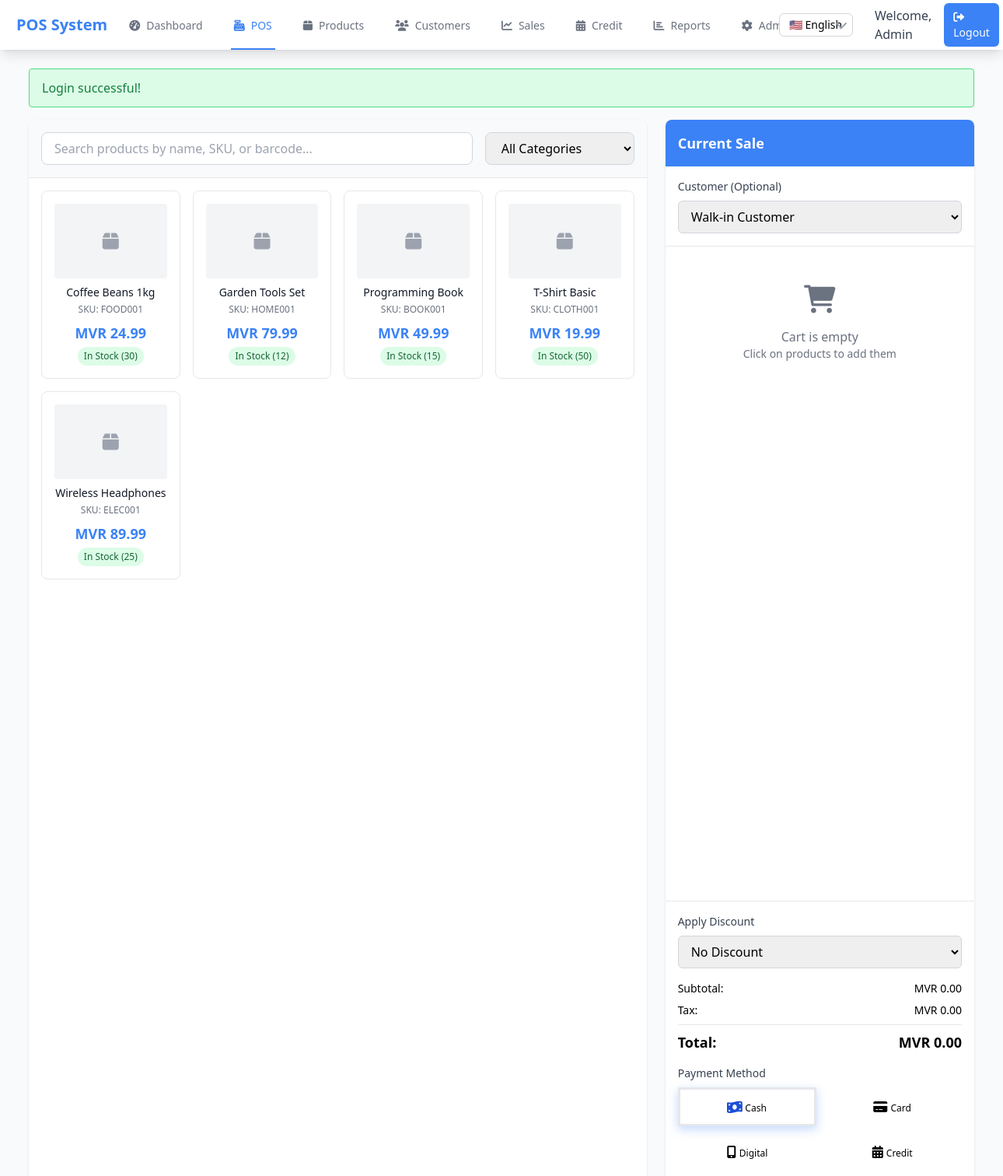
The app's page /pos.php (signed in) with its own data.
### tables this page shows
CREATE TABLE IF NOT EXISTS system_settings (
    id INT PRIMARY KEY AUTO_INCREMENT,
    setting_key VARCHAR(50) UNIQUE NOT NULL,
    setting_value TEXT,
    setting_type ENUM('text', 'image', 'number', 'boolean') DEFAULT 'text',
    description TEXT,
    created_at TIMESTAMP DEFAULT CURRENT_TIMESTAMP,
    updated_at TIMESTAMP DEFAULT CURRENT_TIMESTAMP ON UPDATE CURRENT_TIMESTAMP
);

CREATE TABLE products (
    id INT PRIMARY KEY AUTO_INCREMENT,
    name VARCHAR(200) NOT NULL,
    description TEXT,
    sku VARCHAR(100) UNIQUE NOT NULL,
    barcode VARCHAR(100) UNIQUE,
    category_id INT,
    cost_price DECIMAL(10,2) NOT NULL,
    selling_price DECIMAL(10,2) NOT NULL,
    stock_quantity INT DEFAULT 0,
    min_stock_level INT DEFAULT 5,
    tax_rate DECIMAL(5,2) DEFAULT 0.00,
    image VARCHAR(255),
    status ENUM('active', 'inactive') DEFAULT 'active',
    created_at TIMESTAMP DEFAULT CURRENT_TIMESTAMP,
    updated_at TIMESTAMP DEFAULT CURRENT_TIMESTAMP ON UPDATE CURRENT_TIMESTAMP,
    FOREIGN KEY (category_id) REFERENCES categories(id) ON DELETE SET NULL
);

### includes/language.php (called while the page is built, shortened)
<?php
function getCurrentLanguage() {
    return $_SESSION['language'] ?? 'en';
}
function isRTL() {
    return getCurrentLanguage() === 'dv';
}
function t($key, $default = null) {
    global $translations;
    $language = getCurrentLanguage();
    if (isset($translations[$language][$key])) {
        return $translations[$language][$key];
    }
    return $default ?? $key;
}
?>

### pos.php (the view, shortened to what this page needs)
<?php
require_once 'includes/functions.php';
$db = getDB();
$stmt = $db->prepare("
    SELECT p.*, c.name as category_name
    FROM products p
    LEFT JOIN categories c ON p.category_id = c.id
    WHERE p.status = 'active'
    ORDER BY p.name
");
$stmt->execute();
$products = $stmt->fetchAll(PDO::FETCH_ASSOC);
?>
<div class="flex flex-col lg:flex-row gap-6 h-screen <?php echo isRTL() ? 'lg:flex-row-reverse' : ''; ?>">
    <div class="lg:w-2/3 bg-white rounded-lg shadow overflow-hidden">
        <div class="bg-gray-50 p-4 border-b">
            <div class="flex flex-col sm:flex-row gap-4 <?php echo isRTL() ? 'sm:flex-row-reverse' : ''; ?>">
                <div class="flex-1">
                    <input type="text"
                           id="product-search"
                           placeholder="<?php echo t('search_products'); ?>"
                           class="w-full px-4 py-2 border border-gray-300 rounded-lg focus:ring-2 focus:ring-primary focus:border-transparent <?php echo isRTL() ? 'text-right' : ''; ?>">
                </div>
                <div class="sm:w-48">
                    <select id="category-filter" class="w-full px-4 py-2 border border-gray-300 rounded-lg focus:ring-2 focus:ring-primary focus:border-transparent <?php echo isRTL() ? 'text-right' : ''; ?>">
                        <option value=""><?php echo t('all_categories'); ?></option>
                    </select>
                </div>
            </div>
        </div>
        <div class="p-4 overflow-y-auto" style="height: calc(100vh - 200px);">
            <div id="products-grid" class="grid grid-cols-2 sm:grid-cols-3 lg:grid-cols-4 gap-4">
                <?php foreach ($products as $product): ?>
                    <div class="product-card bg-white border border-gray-200 rounded-lg p-4 hover:shadow-md transition-shadow cursor-pointer"
                         data-product='<?php echo json_encode($product); ?>'
                         data-category="<?php echo $product['category_id']; ?>"
                         data-name="<?php echo strtolower($product['name']); ?>"
                         data-sku="<?php echo strtolower($product['sku']); ?>"
                         data-barcode="<?php echo strtolower($product['barcode'] ?? ''); ?>">
                        <div class="text-center">
                            <?php if ($product['image']): ?>
                                <img src="uploads/products/<?php echo htmlspecialchars($product['image']); ?>"
                                     alt="<?php echo htmlspecialchars($product['name']); ?>"
                                     class="w-full h-24 object-cover rounded mb-2">
                            <?php else: ?>
                                <div class="w-full h-24 bg-gray-100 rounded mb-2 flex items-center justify-center">
                                    <i class="fas fa-box text-gray-400 text-2xl"></i>
                                </div>
                            <?php endif; ?>
                              <h3 class="font-medium text-sm text-gray-900 mb-1 line-clamp-2 <?php echo isRTL() ? 'text-right' : ''; ?>"><?php echo htmlspecialchars($product['name']); ?></h3>
                            <p class="text-xs text-gray-500 mb-2 <?php echo isRTL() ? 'text-right' : ''; ?>"><?php echo t('sku'); ?>: <?php echo htmlspecialchars($product['sku']); ?></p>
                            <p class="text-lg font-bold text-primary"><?php echo formatCurrency($product['selling_price']); ?></p>
                            <?php if ($product['stock_quantity'] <= 0): ?>
                                <span class="inline-block bg-red-100 text-red-800 text-xs px-2 py-1 rounded-full mt-1"><?php echo t('out_of_stock'); ?></span>
                            <?php elseif ($product['stock_quantity'] <= $product['min_stock_level']): ?>
                                <span class="inline-block bg-yellow-100 text-yellow-800 text-xs px-2 py-1 rounded-full mt-1"><?php echo t('low_stock'); ?> (<?php echo $product['stock_quantity']; ?>)</span>
                            <?php else: ?>
                                <span class="inline-block bg-green-100 text-green-800 text-xs px-2 py-1 rounded-full mt-1"><?php echo t('in_stock'); ?> (<?php echo $product['stock_quantity']; ?>)</span>
                            <?php endif; ?>
                        </div>
                    </div>
                <?php endforeach; ?>
            </div>
        </div>
    </div>
    <div class="lg:w-1/3 bg-white rounded-lg shadow flex flex-col">
        <div class="bg-primary text-white p-4 rounded-t-lg <?php echo isRTL() ? 'text-right' : ''; ?>">
            <h2 class="text-lg font-semibold"><?php echo t('current_sale'); ?></h2>
        </div>
        <div class="p-4 border-b">
            <label class="block text-sm font-medium text-gray-700 mb-2 <?php echo isRTL() ? 'text-right' : ''; ?>"><?php echo t('customer_optional'); ?></label>
            <select id="customer-select" class="w-full px-3 py-2 border border-gray-300 rounded-md focus:ring-2 focus:ring-primary focus:border-transparent <?php echo isRTL() ? 'text-right' : ''; ?>">
                <option value=""><?php echo t('walk_in_customer'); ?></option>
            </select>
        </div>
        <div class="flex-1 overflow-y-auto">
            <div id="cart-items" class="p-4">
            </div>
        </div>
        <div class="border-t p-4">
            <div class="mb-4">
                <label class="block text-sm font-medium text-gray-700 mb-2 <?php echo isRTL() ? 'text-right' : ''; ?>"><?php echo t('apply_discount'); ?></label>
                <select id="discount-select" class="w-full px-3 py-2 border border-gray-300 rounded-md focus:ring-2 focus:ring-primary focus:border-transparent <?php echo isRTL() ? 'text-right' : ''; ?>">
                    <option value=""><?php echo t('no_discount'); ?></option>
                </select>
            </div>
            <div class="space-y-2 text-sm">
                <div class="flex justify-between <?php echo isRTL() ? 'flex-row-reverse' : ''; ?>">
                    <span><?php echo t('subtotal'); ?>:</span>
                    <span id="subtotal">MVR 0.00</span>
                </div>
                <div class="flex justify-between <?php echo isRTL() ? 'flex-row-reverse' : ''; ?>">
                    <span><?php echo t('tax'); ?>:</span>
                    <span id="tax-amount">MVR 0.00</span>
                </div>
                <div class="flex justify-between <?php echo isRTL() ? 'flex-row-reverse' : ''; ?> text-lg font-bold border-t pt-2">
                    <span><?php echo t('total'); ?>:</span>
                    <span id="total-amount">MVR 0.00</span>
                </div>
            </div>
            <div class="mt-4">
                <label class="block text-sm font-medium text-gray-700 mb-2 <?php echo isRTL() ? 'text-right' : ''; ?>"><?php echo t('payment_method'); ?></label>
                <div class="grid grid-cols-2 gap-2">
                    <button type="button" class="payment-method active" data-method="cash">
                        <i class="fas fa-money-bill-wave"></i>
                        <span class="text-xs font-medium"><?php echo t('cash'); ?></span>
                    </button>
                    <button type="button" class="payment-method" data-method="card">
                        <i class="fas fa-credit-card"></i>
                        <span class="text-xs font-medium"><?php echo t('card'); ?></span>
                    </button>
                    <button type="button" class="payment-method" data-method="digital">
                        <i class="fas fa-mobile-alt"></i>
                        <span class="text-xs font-medium"><?php echo t('digital'); ?></span>
                    </button>
                    <button type="button" class="payment-method" data-method="credit">
                        <i class="fas fa-calendar-alt"></i>
                        <span class="text-xs font-medium"><?php echo t('credit'); ?></span>
                    </button>
                </div>
            </div>
        </div>
    </div>
</div>
<?php
$content = ob_get_clean();
include 'includes/layout.php';
?>

### includes/layout.php (shortened to what this page needs)
<!DOCTYPE html>
<html lang="<?php echo getCurrentLanguage(); ?>" <?php echo isRTL() ? 'dir="rtl"' : 'dir="ltr"'; ?>>
<head>
    <script src="https://cdn.tailwindcss.com"></script>
    <link href="https://cdnjs.cloudflare.com/ajax/libs/font-awesome/6.0.0/css/all.min.css" rel="stylesheet">
</head>
<body class="bg-gray-50 <?php echo isRTL() ? 'font-thaana' : ''; ?>">
    <?php if (isLoggedIn()): ?>
    <nav class="bg-white shadow-lg">
        <div class="max-w-7xl mx-auto px-4">
            <div class="flex justify-between h-16">                <div class="flex">
                    <div class="flex-shrink-0 flex items-center">
                        <?php
                        $systemName = getSystemSetting('system_name', 'POS System');
                        ?>
                        <h1 class="text-xl font-bold text-primary"><?php echo htmlspecialchars($systemName); ?></h1>
                    </div>                    <div class="hidden sm:ml-6 sm:flex sm:space-x-8 <?php echo isRTL() ? 'sm:mr-6 sm:space-x-reverse' : ''; ?>">
                        <a href="dashboard.php" class="<?php echo basename($_SERVER['PHP_SELF']) === 'dashboard.php' ? 'border-primary text-primary' : 'border-transparent text-gray-500 hover:text-gray-700 hover:border-gray-300'; ?> inline-flex items-center px-1 pt-1 border-b-2 text-sm font-medium">
                            <i class="fas fa-tachometer-alt <?php echo isRTL() ? 'ml-2' : 'mr-2'; ?>"></i><?php echo t('dashboard'); ?>
                        </a>
                        <a href="pos.php" class="<?php echo basename($_SERVER['PHP_SELF']) === 'pos.php' ? 'border-primary text-primary' : 'border-transparent text-gray-500 hover:text-gray-700 hover:border-gray-300'; ?> inline-flex items-center px-1 pt-1 border-b-2 text-sm font-medium">
                            <i class="fas fa-cash-register <?php echo isRTL() ? 'ml-2' : 'mr-2'; ?>"></i><?php echo t('pos'); ?>
                        </a>
                        <a href="products.php" class="<?php echo basename($_SERVER['PHP_SELF']) === 'products.php' ? 'border-primary text-primary' : 'border-transparent text-gray-500 hover:text-gray-700 hover:border-gray-300'; ?> inline-flex items-center px-1 pt-1 border-b-2 text-sm font-medium">
                            <i class="fas fa-box <?php echo isRTL() ? 'ml-2' : 'mr-2'; ?>"></i><?php echo t('products'); ?>
                        </a>
                        <a href="customers.php" class="<?php echo basename($_SERVER['PHP_SELF']) === 'customers.php' ? 'border-primary text-primary' : 'border-transparent text-gray-500 hover:text-gray-700 hover:border-gray-300'; ?> inline-flex items-center px-1 pt-1 border-b-2 text-sm font-medium">
                            <i class="fas fa-users <?php echo isRTL() ? 'ml-2' : 'mr-2'; ?>"></i><?php echo t('customers'); ?>
                        </a>
                        <a href="sales.php" class="<?php echo basename($_SERVER['PHP_SELF']) === 'sales.php' ? 'border-primary text-primary' : 'border-transparent text-gray-500 hover:text-gray-700 hover:border-gray-300'; ?> inline-flex items-center px-1 pt-1 border-b-2 text-sm font-medium">
                            <i class="fas fa-chart-line <?php echo isRTL() ? 'ml-2' : 'mr-2'; ?>"></i><?php echo t('sales'); ?>
                        </a>
                        <a href="credit.php" class="<?php echo basename($_SERVER['PHP_SELF']) === 'credit.php' ? 'border-primary text-primary' : 'border-transparent text-gray-500 hover:text-gray-700 hover:border-gray-300'; ?> inline-flex items-center px-1 pt-1 border-b-2 text-sm font-medium">
                            <i class="fas fa-calendar-alt <?php echo isRTL() ? 'ml-2' : 'mr-2'; ?>"></i><?php echo t('credit'); ?>
                        </a>                        <?php if (hasRole('admin') || hasRole('manager')): ?>
                        <a href="reports.php" class="<?php echo basename($_SERVER['PHP_SELF']) === 'reports.php' ? 'border-primary text-primary' : 'border-transparent text-gray-500 hover:text-gray-700 hover:border-gray-300'; ?> inline-flex items-center px-1 pt-1 border-b-2 text-sm font-medium">
                            <i class="fas fa-chart-bar <?php echo isRTL() ? 'ml-2' : 'mr-2'; ?>"></i><?php echo t('reports'); ?>
                        </a>
                        <?php endif; ?>                        <?php if (hasRole('admin')): ?>
                        <a href="admin.php" class="<?php echo basename($_SERVER['PHP_SELF']) === 'admin.php' ? 'border-primary text-primary' : 'border-transparent text-gray-500 hover:text-gray-700 hover:border-gray-300'; ?> inline-flex items-center px-1 pt-1 border-b-2 text-sm font-medium">
                            <i class="fas fa-cog <?php echo isRTL() ? 'ml-2' : 'mr-2'; ?>"></i><?php echo t('admin'); ?>
                        </a>
                        <?php endif; ?>
                    </div>
                </div>                <div class="hidden sm:ml-6 sm:flex sm:items-center <?php echo isRTL() ? 'sm:mr-6' : ''; ?>">
                    <div class="<?php echo isRTL() ? 'ml-4' : 'mr-4'; ?>">
                        <div class="relative">
                            <select id="language-select" onchange="changeLanguage(this.value)"
                                    class="appearance-none bg-white border border-gray-300 rounded-md px-3 py-1 text-sm focus:outline-none focus:ring-2 focus:ring-primary focus:border-transparent">
                                <option value="en" <?php echo getCurrentLanguage() === 'en' ? 'selected' : ''; ?>>🇺🇸 English</option>
                            </select>
                        </div>
                    </div>
                    <div class="<?php echo isRTL() ? 'mr-3' : 'ml-3'; ?> relative">
                        <div class="flex items-center space-x-4 <?php echo isRTL() ? 'space-x-reverse' : ''; ?>">
                            <span class="text-gray-700"><?php echo getCurrentLanguage() === 'dv' ? 'މަރުހަބާ' : 'Welcome'; ?>, <?php echo htmlspecialchars($_SESSION['first_name']); ?></span>
                            <a href="logout.php" class="bg-primary text-white px-3 py-2 rounded-md text-sm font-medium hover:bg-blue-700 transition duration-150">
                                <i class="fas fa-sign-out-alt <?php echo isRTL() ? 'ml-1' : 'mr-1'; ?>"></i><?php echo t('logout'); ?>
                            </a>
                        </div>
                    </div>
                </div>
            </div>
        </div>
    </nav>
    <?php endif; ?>
    <main class="<?php echo isLoggedIn() ? 'max-w-7xl mx-auto py-6 px-4 sm:px-6 lg:px-8' : ''; ?>">
        <?php echo $content ?? ''; ?>
    </main>
</body>
</html>

### records on screen
system_settings: setting_value "POS System"
products: name "Coffee Beans 1kg", sku "FOOD001", selling_price "MVR 24.99", stock_quantity "30"
products: name "Garden Tools Set", sku "HOME001", selling_price "MVR 79.99", stock_quantity "12"
products: name "Programming Book", sku "BOOK001", selling_price "MVR 49.99", stock_quantity "15"
products: name "T-Shirt Basic", sku "CLOTH001", selling_price "MVR 19.99", stock_quantity "50"
products: name "Wireless Headphones", sku "ELEC001", selling_price "MVR 89.99", stock_quantity "25"

### other values on screen
t('dashboard') "Dashboard"
t('pos') "POS"
t('products') "Products"
t('customers') "Customers"
t('sales') "Sales"
t('credit') "Credit"
t('reports') "Reports"
t('admin') "Admin"
$_SESSION['first_name'] "Admin"
t('logout') "Logout"
$alert['message'] "Login successful!"
t('current_sale') "Current Sale"
t('customer_optional') "Customer (Optional)"
t('apply_discount') "Apply Discount"
t('subtotal') "Subtotal"
